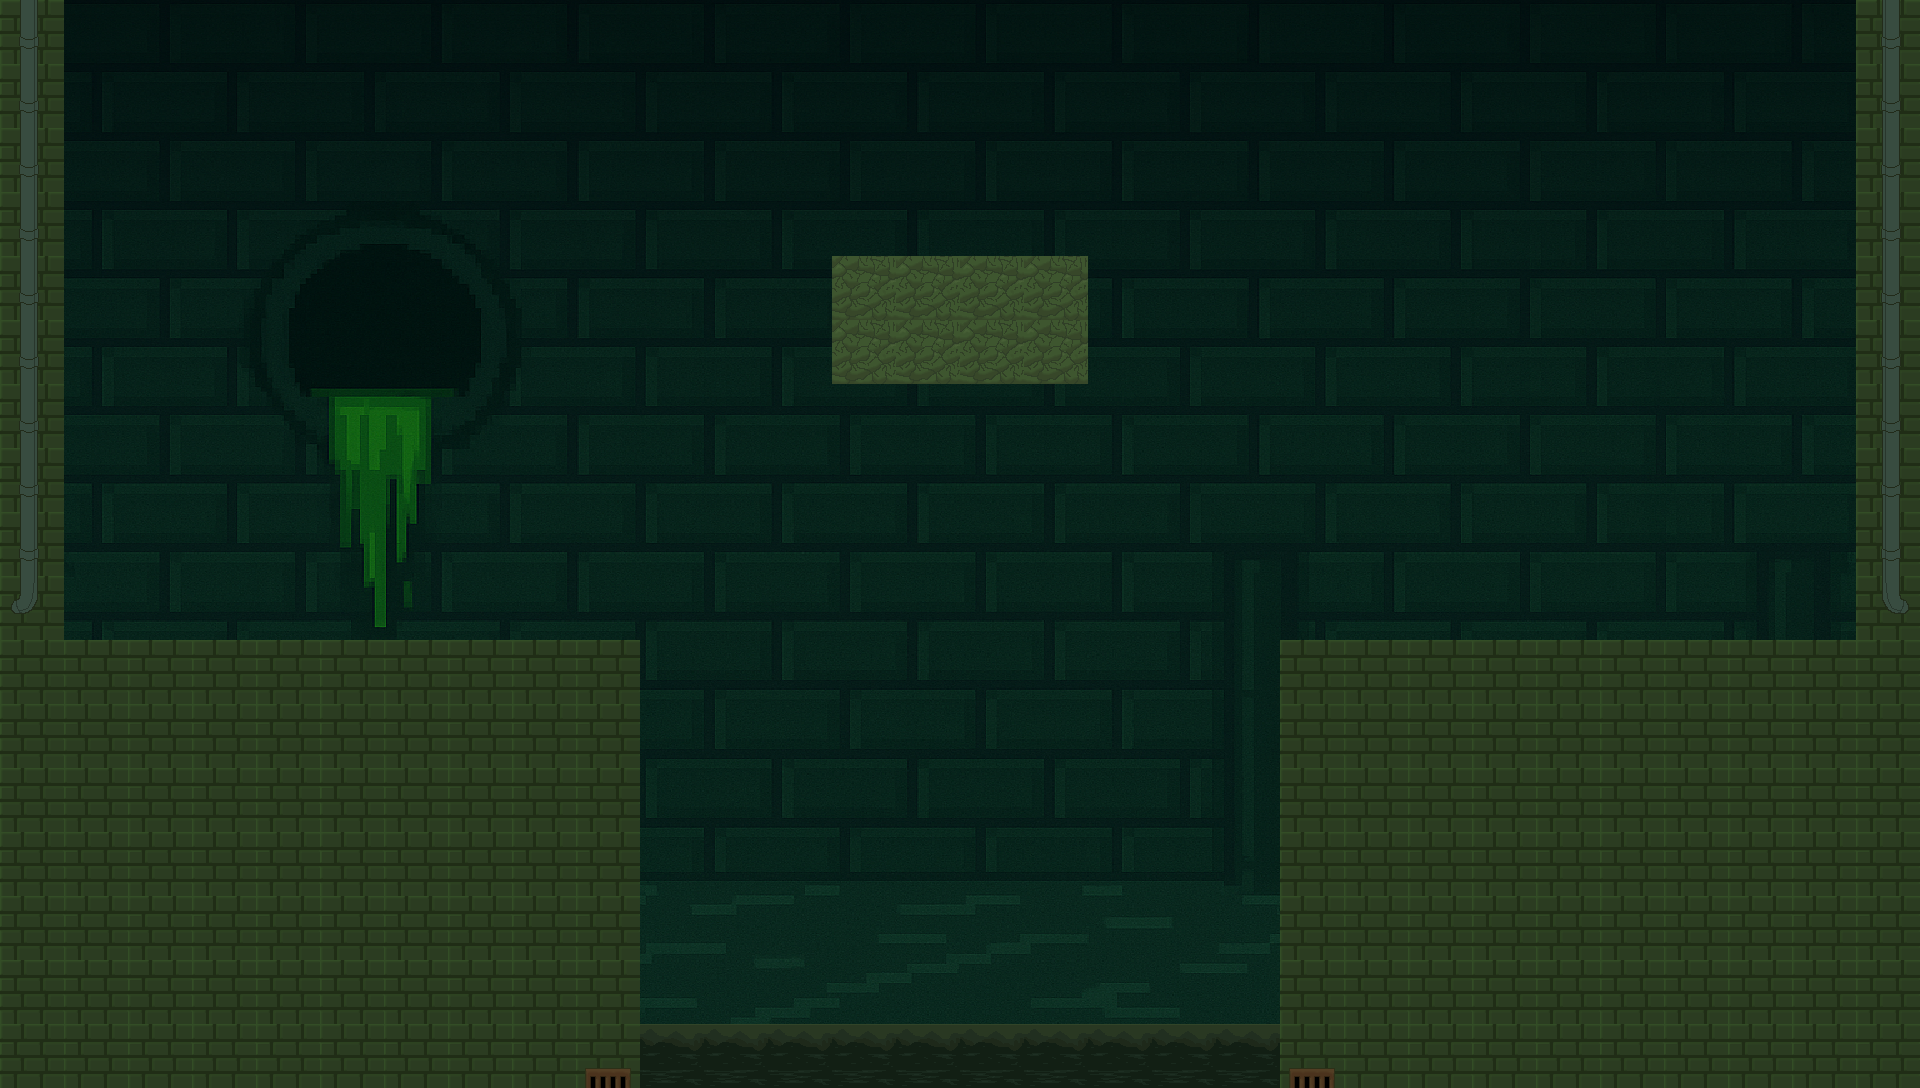

A 2D game scene composited from a Tiled map and its tileset images. What follows is a short description and the map's XML, with every tile layer's data as written:
An orthogonal 30x17 tile map with 64x64 px tiles, 2 tile layers (Camada de Blocos 1, Camada de Blocos 2), 1 image layer.

<map version="1.10" tiledversion="1.11.2" orientation="orthogonal" renderorder="right-down" width="30" height="17" tilewidth="64" tileheight="64" infinite="0" nextlayerid="6" nextobjectid="11">
 <tileset firstgid="1" source="tileset-esgoto.tsx" />
 <imagelayer id="2" name="Camada de Imagens 1">
  <image source="esgoto.png" width="1920" height="1088" />
 </imagelayer>
 <layer id="1" name="Camada de Blocos 1" width="30" height="17">
  <properties>
   <property name="type" value="interactive-block" />
  </properties>
  <data encoding="csv">
8,0,0,0,0,0,0,0,0,0,0,0,0,0,0,0,0,0,0,0,0,0,0,0,0,0,0,0,0,8,
8,0,0,0,0,0,0,0,0,0,0,0,0,0,0,0,0,0,0,0,0,0,0,0,0,0,0,0,0,8,
8,0,0,0,0,0,0,0,0,0,0,0,0,0,0,0,0,0,0,0,0,0,0,0,0,0,0,0,0,8,
8,0,0,0,0,0,0,0,0,0,0,0,0,0,0,0,0,0,0,0,0,0,0,0,0,0,0,0,0,8,
8,0,0,0,0,0,0,0,0,0,0,0,0,1,1,1,1,0,0,0,0,0,0,0,0,0,0,0,0,8,
8,0,0,0,0,0,0,0,0,0,0,0,0,1,1,1,1,0,0,0,0,0,0,0,0,0,0,0,0,8,
8,0,0,0,0,0,0,0,0,0,0,0,0,0,0,0,0,0,0,0,0,0,0,0,0,0,0,0,0,8,
8,0,0,0,0,0,0,0,0,0,0,0,0,0,0,0,0,0,0,0,0,0,0,0,0,0,0,0,0,8,
8,0,0,0,0,0,0,0,0,0,0,0,0,0,0,0,0,0,0,0,0,0,0,0,0,0,0,0,0,8,
8,0,0,0,0,0,0,0,0,0,0,0,0,0,0,0,0,0,0,0,0,0,0,0,0,0,0,0,0,8,
8,8,8,8,8,8,8,8,8,8,0,0,0,0,0,0,0,0,0,0,8,8,8,8,8,8,8,8,8,8,
0,0,0,0,0,0,0,0,0,8,0,0,0,0,0,0,0,0,0,0,8,0,0,0,0,0,0,0,0,0,
0,0,0,0,0,0,0,0,0,8,0,0,0,0,0,0,0,0,0,0,8,0,0,0,0,0,0,0,0,0,
0,0,0,0,0,0,0,0,0,8,0,0,0,0,0,0,0,0,0,0,8,0,0,0,0,0,0,0,0,0,
0,0,0,0,0,0,0,0,0,8,0,0,0,0,0,0,0,0,0,0,8,0,0,0,0,0,0,0,0,0,
0,0,0,0,0,0,0,0,0,8,0,0,0,0,0,0,0,0,0,0,8,0,0,0,0,0,0,0,0,0,
0,0,0,0,0,0,0,0,0,8,4,4,4,4,4,4,4,4,4,4,8,0,0,0,0,0,0,0,0,0
</data>
 </layer>
 <layer id="5" name="Camada de Blocos 2" width="30" height="17">
  <data encoding="csv">
13,0,0,0,0,0,0,0,0,0,0,0,0,0,0,0,0,0,0,0,0,0,0,0,0,0,0,0,0,12,
13,0,0,0,0,0,0,0,0,0,0,0,0,0,0,0,0,0,0,0,0,0,0,0,0,0,0,0,0,12,
13,0,0,0,0,0,0,0,0,0,0,0,0,0,0,0,0,0,0,0,0,0,0,0,0,0,0,0,0,12,
13,0,0,0,0,0,0,0,0,0,0,0,0,0,0,0,0,0,0,0,0,0,0,0,0,0,0,0,0,12,
13,0,0,0,0,0,0,0,0,0,0,0,0,0,0,0,0,0,0,0,0,0,0,0,0,0,0,0,0,12,
13,0,0,0,0,0,0,0,0,0,0,0,0,0,0,0,0,0,0,0,0,0,0,0,0,0,0,0,0,12,
13,0,0,0,0,0,0,0,0,0,0,0,0,0,0,0,0,0,0,0,0,0,0,0,0,0,0,0,0,12,
13,0,0,0,0,0,0,0,0,0,0,0,0,0,0,0,0,0,0,0,0,0,0,0,0,0,0,0,0,12,
13,0,0,0,0,0,0,0,0,0,0,0,0,0,0,0,0,0,0,0,0,0,0,0,0,0,0,0,0,12,
20,0,0,0,0,0,0,0,0,0,0,0,0,0,0,0,0,0,0,0,0,0,0,0,0,0,0,0,0,19,
0,0,0,0,0,0,0,0,0,0,0,0,0,0,0,0,0,0,0,0,0,0,0,0,0,0,0,0,0,0,
8,8,8,8,8,8,8,8,8,0,0,0,0,0,0,0,0,0,0,0,0,8,8,8,8,8,8,8,8,8,
8,8,8,8,8,8,8,8,8,0,0,0,0,0,0,0,0,0,0,0,0,8,8,8,8,8,8,8,8,8,
8,8,8,8,8,8,8,8,8,0,0,0,0,0,0,0,0,0,0,0,0,8,8,8,8,8,8,8,8,8,
8,8,8,8,8,8,8,8,8,0,0,0,0,0,0,0,0,0,0,0,0,8,8,8,8,8,8,8,8,8,
8,8,8,8,8,8,8,8,8,0,0,0,0,0,0,0,0,0,0,0,0,8,8,8,8,8,8,8,8,8,
8,8,8,8,8,8,8,8,8,11,0,0,0,0,0,0,0,0,0,0,11,8,8,8,8,8,8,8,8,8
</data>
 </layer>
</map>
